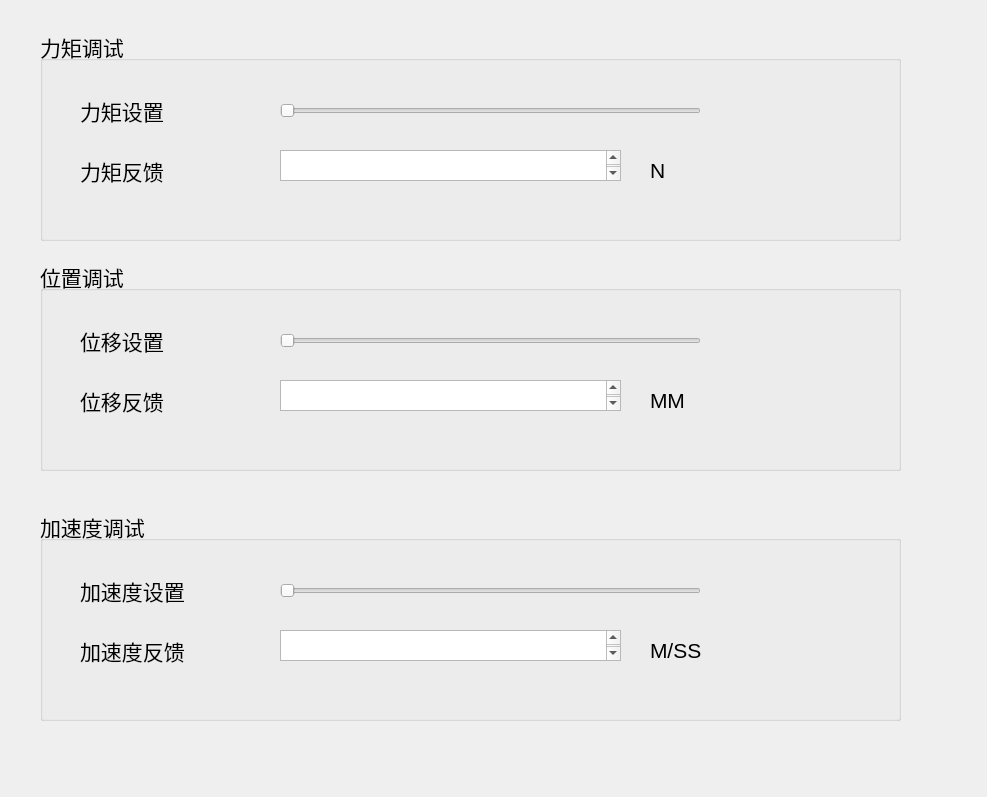
<?xml version="1.0" encoding="UTF-8"?>
<ui version="4.0">
 <class>DevDebugClass</class>
 <widget class="QWidget" name="DevDebugClass">
  <property name="geometry">
   <rect>
    <x>0</x>
    <y>0</y>
    <width>987</width>
    <height>797</height>
   </rect>
  </property>
  <property name="windowTitle">
   <string>设备调试</string>
  </property>
  <widget class="QGroupBox" name="groupBox">
   <property name="geometry">
    <rect>
     <x>40</x>
     <y>30</y>
     <width>861</width>
     <height>211</height>
    </rect>
   </property>
   <property name="font">
    <font>
     <family>Arial</family>
     <pointsize>16</pointsize>
    </font>
   </property>
   <property name="title">
    <string>力矩调试</string>
   </property>
   <widget class="QLabel" name="label">
    <property name="geometry">
     <rect>
      <x>40</x>
      <y>60</y>
      <width>151</width>
      <height>41</height>
     </rect>
    </property>
    <property name="font">
     <font>
      <family>Arial</family>
      <pointsize>16</pointsize>
     </font>
    </property>
    <property name="text">
     <string>力矩设置</string>
    </property>
   </widget>
   <widget class="QSlider" name="horizontalSlider">
    <property name="geometry">
     <rect>
      <x>240</x>
      <y>70</y>
      <width>421</width>
      <height>22</height>
     </rect>
    </property>
    <property name="orientation">
     <enum>Qt::Horizontal</enum>
    </property>
   </widget>
   <widget class="QLabel" name="label_2">
    <property name="geometry">
     <rect>
      <x>40</x>
      <y>120</y>
      <width>151</width>
      <height>41</height>
     </rect>
    </property>
    <property name="font">
     <font>
      <family>Arial</family>
      <pointsize>16</pointsize>
     </font>
    </property>
    <property name="text">
     <string>力矩反馈</string>
    </property>
   </widget>
   <widget class="QTextEdit" name="textEdit">
    <property name="geometry">
     <rect>
      <x>240</x>
      <y>120</y>
      <width>341</width>
      <height>31</height>
     </rect>
    </property>
   </widget>
   <widget class="QLabel" name="label_3">
    <property name="geometry">
     <rect>
      <x>610</x>
      <y>120</y>
      <width>51</width>
      <height>41</height>
     </rect>
    </property>
    <property name="text">
     <string>N</string>
    </property>
   </widget>
  </widget>
  <widget class="QGroupBox" name="groupBox_2">
   <property name="geometry">
    <rect>
     <x>40</x>
     <y>260</y>
     <width>861</width>
     <height>211</height>
    </rect>
   </property>
   <property name="font">
    <font>
     <family>Arial</family>
     <pointsize>16</pointsize>
    </font>
   </property>
   <property name="title">
    <string>位置调试</string>
   </property>
   <widget class="QLabel" name="label_4">
    <property name="geometry">
     <rect>
      <x>40</x>
      <y>60</y>
      <width>151</width>
      <height>41</height>
     </rect>
    </property>
    <property name="font">
     <font>
      <family>Arial</family>
      <pointsize>16</pointsize>
     </font>
    </property>
    <property name="text">
     <string>位移设置</string>
    </property>
   </widget>
   <widget class="QSlider" name="horizontalSlider_2">
    <property name="geometry">
     <rect>
      <x>240</x>
      <y>70</y>
      <width>421</width>
      <height>22</height>
     </rect>
    </property>
    <property name="orientation">
     <enum>Qt::Horizontal</enum>
    </property>
   </widget>
   <widget class="QLabel" name="label_5">
    <property name="geometry">
     <rect>
      <x>40</x>
      <y>120</y>
      <width>151</width>
      <height>41</height>
     </rect>
    </property>
    <property name="font">
     <font>
      <family>Arial</family>
      <pointsize>16</pointsize>
     </font>
    </property>
    <property name="text">
     <string>位移反馈</string>
    </property>
   </widget>
   <widget class="QTextEdit" name="textEdit_2">
    <property name="geometry">
     <rect>
      <x>240</x>
      <y>120</y>
      <width>341</width>
      <height>31</height>
     </rect>
    </property>
   </widget>
   <widget class="QLabel" name="label_6">
    <property name="geometry">
     <rect>
      <x>610</x>
      <y>120</y>
      <width>51</width>
      <height>41</height>
     </rect>
    </property>
    <property name="text">
     <string>MM</string>
    </property>
   </widget>
  </widget>
  <widget class="QGroupBox" name="groupBox_3">
   <property name="geometry">
    <rect>
     <x>40</x>
     <y>510</y>
     <width>861</width>
     <height>211</height>
    </rect>
   </property>
   <property name="font">
    <font>
     <family>Arial</family>
     <pointsize>16</pointsize>
    </font>
   </property>
   <property name="title">
    <string>加速度调试</string>
   </property>
   <widget class="QLabel" name="label_7">
    <property name="geometry">
     <rect>
      <x>40</x>
      <y>60</y>
      <width>151</width>
      <height>41</height>
     </rect>
    </property>
    <property name="font">
     <font>
      <family>Arial</family>
      <pointsize>16</pointsize>
     </font>
    </property>
    <property name="text">
     <string>加速度设置</string>
    </property>
   </widget>
   <widget class="QSlider" name="horizontalSlider_3">
    <property name="geometry">
     <rect>
      <x>240</x>
      <y>70</y>
      <width>421</width>
      <height>22</height>
     </rect>
    </property>
    <property name="orientation">
     <enum>Qt::Horizontal</enum>
    </property>
   </widget>
   <widget class="QLabel" name="label_8">
    <property name="geometry">
     <rect>
      <x>40</x>
      <y>120</y>
      <width>151</width>
      <height>41</height>
     </rect>
    </property>
    <property name="font">
     <font>
      <family>Arial</family>
      <pointsize>16</pointsize>
     </font>
    </property>
    <property name="text">
     <string>加速度反馈</string>
    </property>
   </widget>
   <widget class="QTextEdit" name="textEdit_3">
    <property name="geometry">
     <rect>
      <x>240</x>
      <y>120</y>
      <width>341</width>
      <height>31</height>
     </rect>
    </property>
   </widget>
   <widget class="QLabel" name="label_9">
    <property name="geometry">
     <rect>
      <x>610</x>
      <y>120</y>
      <width>101</width>
      <height>41</height>
     </rect>
    </property>
    <property name="text">
     <string>M/SS</string>
    </property>
   </widget>
  </widget>
 </widget>
 <layoutdefault spacing="6" margin="11"/>
 <resources/>
 <connections/>
</ui>
